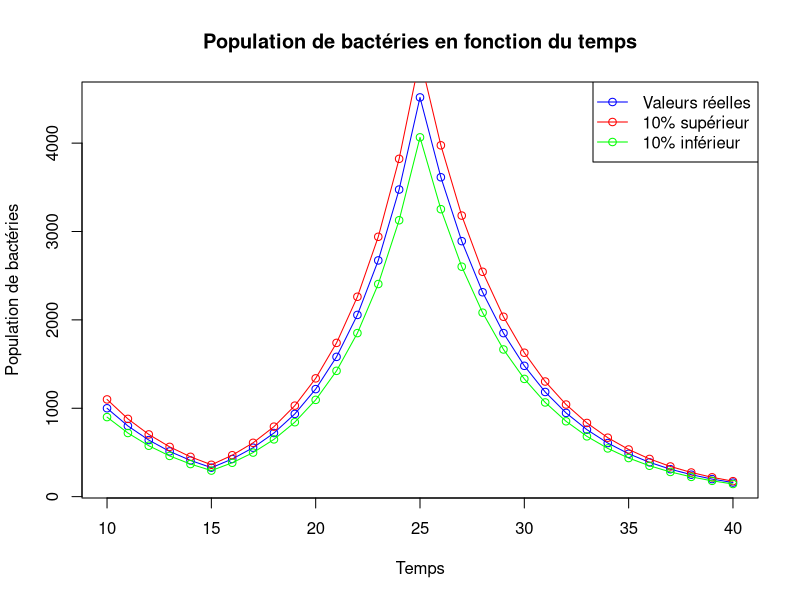

Write R code to recreate this figure.
# Initialisation des vecteurs
t <- 10
vt <- c(10)
b <- 1000
vb <- c(1000)

# Boucle pour calculer les températures et les données de population des bactéries
for (i in 1:30) {
  t <- t + 1
  vt <- c(vt, t)
  if (t >= 16 & t <= 25) {
    b <- b * 1.3
  } else {
    b <- b * 0.8
  }
  vb <- c(vb, b)
}

# Calcul des courbes supérieures et inférieures
vb_upper <- vb * 1.1
vb_lower <- vb * 0.9


plot(vt, vb, type = "o", col = "blue", xlab = "Temps", ylab = "Population de bactéries", main = "Population de bactéries en fonction du temps")
lines(vt, vb_upper, type = "o", col = "red")
lines(vt, vb_lower, type = "o", col = "green")

# légende
legend("topright", legend = c("Valeurs réelles", "10% supérieur", "10% inférieur"), col = c("blue", "red", "green"), lty = 1, pch = 1)
